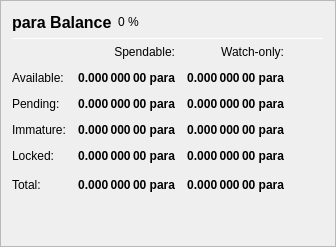
                   <widget class="QFrame" name="frame_Balances">
                    <property name="frameShape">
                     <enum>QFrame::StyledPanel</enum>
                    </property>
                    <property name="frameShadow">
                     <enum>QFrame::Raised</enum>
                    </property>
                    <layout class="QVBoxLayout" name="verticalLayout_4">
                     <item>
                      <layout class="QHBoxLayout" name="horizontalLayout_4">
                       <item>
                        <widget class="QLabel" name="label_5">
                         <property name="minimumSize">
                          <size>
                           <width>0</width>
                           <height>20</height>
                          </size>
                         </property>
                         <property name="font">
                          <font>
                           <pointsize>12</pointsize>
                           <weight>75</weight>
                           <bold>true</bold>
                          </font>
                         </property>
                         <property name="text">
                          <string>para Balance</string>
                         </property>
                        </widget>
                       </item>
                       <item>
                        <widget class="QLabel" name="labelparaPercent">
                         <property name="text">
                          <string notr="true">0 %</string>
                         </property>
                        </widget>
                       </item>
                       <item>
                        <spacer name="horizontalSpacer_3">
                         <property name="orientation">
                          <enum>Qt::Horizontal</enum>
                         </property>
                         <property name="sizeHint" stdset="0">
                          <size>
                           <width>40</width>
                           <height>20</height>
                          </size>
                         </property>
                        </spacer>
                       </item>
                      </layout>
                     </item>
                     <item>
                      <widget class="Line" name="line_Balance">
                       <property name="minimumSize">
                        <size>
                         <width>0</width>
                         <height>1</height>
                        </size>
                       </property>
                       <property name="maximumSize">
                        <size>
                         <width>16777215</width>
                         <height>1</height>
                        </size>
                       </property>
                       <property name="orientation">
                        <enum>Qt::Horizontal</enum>
                       </property>
                      </widget>
                     </item>
                     <item>
                      <layout class="QGridLayout" name="gridLayout">
                       <property name="spacing">
                        <number>12</number>
                       </property>
                       <item row="0" column="1">
                        <widget class="QLabel" name="labelSpendable">
                         <property name="text">
                          <string>Spendable:</string>
                         </property>
                         <property name="alignment">
                          <set>Qt::AlignRight|Qt::AlignTrailing|Qt::AlignVCenter</set>
                         </property>
                        </widget>
                       </item>
                       <item row="0" column="2">
                        <widget class="QLabel" name="labelWatchonly">
                         <property name="text">
                          <string>Watch-only:</string>
                         </property>
                         <property name="alignment">
                          <set>Qt::AlignRight|Qt::AlignTrailing|Qt::AlignVCenter</set>
                         </property>
                        </widget>
                       </item>
                       <item row="1" column="0">
                        <widget class="QLabel" name="labelBalanceText">
                         <property name="text">
                          <string>Available:</string>
                         </property>
                        </widget>
                       </item>
                       <item row="1" column="1">
                        <widget class="QLabel" name="labelBalance">
                         <property name="font">
                          <font>
                           <weight>75</weight>
                           <bold>true</bold>
                          </font>
                         </property>
                         <property name="cursor">
                          <cursorShape>IBeamCursor</cursorShape>
                         </property>
                         <property name="toolTip">
                          <string>Your current spendable balance</string>
                         </property>
                         <property name="text">
                          <string notr="true">0.000 000 00 para</string>
                         </property>
                         <property name="alignment">
                          <set>Qt::AlignRight|Qt::AlignTrailing|Qt::AlignVCenter</set>
                         </property>
                         <property name="textInteractionFlags">
                          <set>Qt::LinksAccessibleByMouse|Qt::TextSelectableByKeyboard|Qt::TextSelectableByMouse</set>
                         </property>
                        </widget>
                       </item>
                       <item row="1" column="2">
                        <widget class="QLabel" name="labelWatchAvailable">
                         <property name="font">
                          <font>
                           <weight>75</weight>
                           <bold>true</bold>
                          </font>
                         </property>
                         <property name="cursor">
                          <cursorShape>IBeamCursor</cursorShape>
                         </property>
                         <property name="toolTip">
                          <string>Your current balance in watch-only addresses</string>
                         </property>
                         <property name="text">
                          <string notr="true">0.000 000 00 para</string>
                         </property>
                         <property name="alignment">
                          <set>Qt::AlignRight|Qt::AlignTrailing|Qt::AlignVCenter</set>
                         </property>
                         <property name="textInteractionFlags">
                          <set>Qt::LinksAccessibleByMouse|Qt::TextSelectableByKeyboard|Qt::TextSelectableByMouse</set>
                         </property>
                        </widget>
                       </item>
                       <item row="2" column="0">
                        <widget class="QLabel" name="labelPendingText">
                         <property name="text">
                          <string>Pending:</string>
                         </property>
                        </widget>
                       </item>
                       <item row="2" column="1">
                        <widget class="QLabel" name="labelUnconfirmed">
                         <property name="font">
                          <font>
                           <weight>75</weight>
                           <bold>true</bold>
                          </font>
                         </property>
                         <property name="cursor">
                          <cursorShape>IBeamCursor</cursorShape>
                         </property>
                         <property name="toolTip">
                          <string>Total of transactions that have yet to be confirmed, and do not yet count toward the spendable balance</string>
                         </property>
                         <property name="text">
                          <string notr="true">0.000 000 00 para</string>
                         </property>
                         <property name="alignment">
                          <set>Qt::AlignRight|Qt::AlignTrailing|Qt::AlignVCenter</set>
                         </property>
                         <property name="textInteractionFlags">
                          <set>Qt::LinksAccessibleByMouse|Qt::TextSelectableByKeyboard|Qt::TextSelectableByMouse</set>
                         </property>
                        </widget>
                       </item>
                       <item row="2" column="2">
                        <widget class="QLabel" name="labelWatchPending">
                         <property name="font">
                          <font>
                           <weight>75</weight>
                           <bold>true</bold>
                          </font>
                         </property>
                         <property name="cursor">
                          <cursorShape>IBeamCursor</cursorShape>
                         </property>
                         <property name="toolTip">
                          <string>Unconfirmed transactions to watch-only addresses</string>
                         </property>
                         <property name="text">
                          <string notr="true">0.000 000 00 para</string>
                         </property>
                         <property name="alignment">
                          <set>Qt::AlignRight|Qt::AlignTrailing|Qt::AlignVCenter</set>
                         </property>
                         <property name="textInteractionFlags">
                          <set>Qt::LinksAccessibleByMouse|Qt::TextSelectableByKeyboard|Qt::TextSelectableByMouse</set>
                         </property>
                        </widget>
                       </item>
                       <item row="3" column="0">
                        <widget class="QLabel" name="labelImmatureText">
                         <property name="text">
                          <string>Immature:</string>
                         </property>
                        </widget>
                       </item>
                       <item row="3" column="1">
                        <widget class="QLabel" name="labelImmature">
                         <property name="font">
                          <font>
                           <weight>75</weight>
                           <bold>true</bold>
                          </font>
                         </property>
                         <property name="cursor">
                          <cursorShape>IBeamCursor</cursorShape>
                         </property>
                         <property name="toolTip">
                          <string>Staked or masternode rewards that has not yet matured</string>
                         </property>
                         <property name="text">
                          <string notr="true">0.000 000 00 para</string>
                         </property>
                         <property name="alignment">
                          <set>Qt::AlignRight|Qt::AlignTrailing|Qt::AlignVCenter</set>
                         </property>
                         <property name="textInteractionFlags">
                          <set>Qt::LinksAccessibleByMouse|Qt::TextSelectableByKeyboard|Qt::TextSelectableByMouse</set>
                         </property>
                        </widget>
                       </item>
                       <item row="3" column="2">
                        <widget class="QLabel" name="labelWatchImmature">
                         <property name="font">
                          <font>
                           <weight>75</weight>
                           <bold>true</bold>
                          </font>
                         </property>
                         <property name="cursor">
                          <cursorShape>IBeamCursor</cursorShape>
                         </property>
                         <property name="toolTip">
                          <string>Staked or masternode rewards in watch-only addresses that has not yet matured</string>
                         </property>
                         <property name="text">
                          <string notr="true">0.000 000 00 para</string>
                         </property>
                         <property name="alignment">
                          <set>Qt::AlignRight|Qt::AlignTrailing|Qt::AlignVCenter</set>
                         </property>
                         <property name="textInteractionFlags">
                          <set>Qt::LinksAccessibleByMouse|Qt::TextSelectableByKeyboard|Qt::TextSelectableByMouse</set>
                         </property>
                        </widget>
                       </item>
                       <item row="4" column="0">
                        <widget class="QLabel" name="labelLockedBalanceText">
                         <property name="toolTip">
                          <string>Locked para or Masternode collaterals. These are excluded from zpara minting.</string>
                         </property>
                         <property name="text">
                          <string>Locked:</string>
                         </property>
                        </widget>
                       </item>
                       <item row="4" column="1">
                        <widget class="QLabel" name="labelLockedBalance">
                         <property name="font">
                          <font>
                           <weight>75</weight>
                           <bold>true</bold>
                          </font>
                         </property>
                         <property name="cursor">
                          <cursorShape>IBeamCursor</cursorShape>
                         </property>
                         <property name="toolTip">
                          <string>Locked para or Masternode collaterals. These are excluded from zpara minting.</string>
                         </property>
                         <property name="text">
                          <string notr="true">0.000 000 00 para</string>
                         </property>
                         <property name="alignment">
                          <set>Qt::AlignRight|Qt::AlignTrailing|Qt::AlignVCenter</set>
                         </property>
                         <property name="textInteractionFlags">
                          <set>Qt::LinksAccessibleByMouse|Qt::TextSelectableByKeyboard|Qt::TextSelectableByMouse</set>
                         </property>
                        </widget>
                       </item>
                       <item row="4" column="2">
                        <widget class="QLabel" name="labelWatchLocked">
                         <property name="font">
                          <font>
                           <weight>75</weight>
                           <bold>true</bold>
                          </font>
                         </property>
                         <property name="cursor">
                          <cursorShape>IBeamCursor</cursorShape>
                         </property>
                         <property name="toolTip">
                          <string>Current locked balance in watch-only addresses</string>
                         </property>
                         <property name="text">
                          <string notr="true">0.000 000 00 para</string>
                         </property>
                         <property name="alignment">
                          <set>Qt::AlignRight|Qt::AlignTrailing|Qt::AlignVCenter</set>
                         </property>
                         <property name="textInteractionFlags">
                          <set>Qt::LinksAccessibleByMouse|Qt::TextSelectableByKeyboard|Qt::TextSelectableByMouse</set>
                         </property>
                        </widget>
                       </item>
                       <item row="5" column="0">
                        <widget class="QLabel" name="labelTotalText">
                         <property name="toolTip">
                          <string>Your current para balance, unconfirmed and immature transactions included</string>
                         </property>
                         <property name="text">
                          <string>Total:</string>
                         </property>
                        </widget>
                       </item>
                       <item row="5" column="1">
                        <widget class="QLabel" name="labelTotal">
                         <property name="font">
                          <font>
                           <weight>75</weight>
                           <bold>true</bold>
                          </font>
                         </property>
                         <property name="cursor">
                          <cursorShape>IBeamCursor</cursorShape>
                         </property>
                         <property name="toolTip">
                          <string>Your current para balance, unconfirmed and immature transactions included</string>
                         </property>
                         <property name="text">
                          <string notr="true">0.000 000 00 para</string>
                         </property>
                         <property name="alignment">
                          <set>Qt::AlignRight|Qt::AlignTrailing|Qt::AlignVCenter</set>
                         </property>
                         <property name="textInteractionFlags">
                          <set>Qt::LinksAccessibleByMouse|Qt::TextSelectableByKeyboard|Qt::TextSelectableByMouse</set>
                         </property>
                        </widget>
                       </item>
                       <item row="5" column="2">
                        <widget class="QLabel" name="labelWatchTotal">
                         <property name="font">
                          <font>
                           <weight>75</weight>
                           <bold>true</bold>
                          </font>
                         </property>
                         <property name="cursor">
                          <cursorShape>IBeamCursor</cursorShape>
                         </property>
                         <property name="toolTip">
                          <string>Current total balance in watch-only addresses</string>
                         </property>
                         <property name="text">
                          <string notr="true">0.000 000 00 para</string>
                         </property>
                         <property name="alignment">
                          <set>Qt::AlignRight|Qt::AlignTrailing|Qt::AlignVCenter</set>
                         </property>
                         <property name="textInteractionFlags">
                          <set>Qt::LinksAccessibleByMouse|Qt::TextSelectableByKeyboard|Qt::TextSelectableByMouse</set>
                         </property>
                        </widget>
                       </item>
                       <item row="5" column="3">
                        <spacer name="horizontalSpacer_9">
                         <property name="orientation">
                          <enum>Qt::Horizontal</enum>
                         </property>
                         <property name="sizeHint" stdset="0">
                          <size>
                           <width>40</width>
                           <height>20</height>
                          </size>
                         </property>
                        </spacer>
                       </item>
                      </layout>
                     </item>
                     <item>
                      <spacer name="verticalSpacer_3">
                       <property name="orientation">
                        <enum>Qt::Vertical</enum>
                       </property>
                       <property name="sizeHint" stdset="0">
                        <size>
                         <width>20</width>
                         <height>40</height>
                        </size>
                       </property>
                      </spacer>
                     </item>
                    </layout>
                   </widget>
